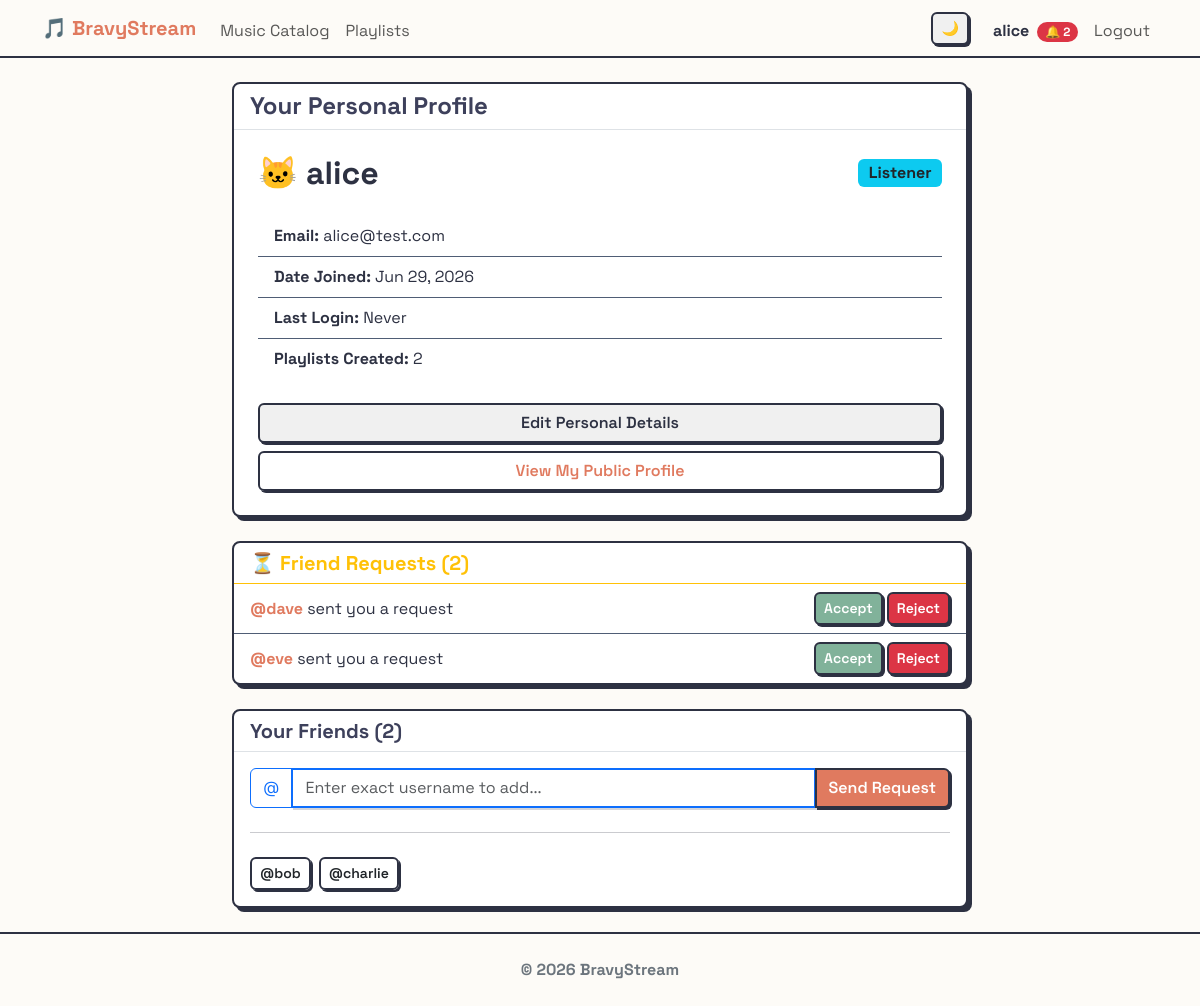
/users/profile/ (signed in), run on the app's committed database.
### users/models.py (models this page shows, shortened)
class CustomUser(AbstractUser):
    ROLE_CHOICES = (
        ('listener', 'Listener'),
        ('curator', 'Curator'),
        ('moderator', 'Moderator'),
    )
    role = models.CharField(max_length=20, choices=ROLE_CHOICES, default='listener')
    birth_date = models.DateField(null=True, blank=True)
    friends = models.ManyToManyField('self', blank=True)
    ICON_CHOICES = [
        ('👤', '👤'),
        ('🐶', '🐶'),
        ('🐱', '🐱'),
        ('🦊', '🦊'),
        ('🐯', '🐯'),
        ('🐼', '🐼'),
        ('🐰', '🐰'),
        ('👽', '👽'),
        ('🤖', '🤖'),
        ('👻', '👻'),
        ('🤠', '🤠'),
    ]
    profile_icon = models.CharField(max_length=10, choices=ICON_CHOICES, default='👤')
    @property
    def pending_friend_requests_count(self):
        return self.received_requests.filter(is_accepted=False).count()

class FriendRequest(models.Model):
    sender = models.ForeignKey(settings.AUTH_USER_MODEL, on_delete=models.CASCADE, related_name='sent_requests')
    receiver = models.ForeignKey(settings.AUTH_USER_MODEL, on_delete=models.CASCADE, related_name='received_requests')
    is_accepted = models.BooleanField(default=False)
    created_at = models.DateTimeField(auto_now_add=True)
    class Meta:
        unique_together = ('sender', 'receiver')

### users/views.py (the view)
# urls.py: path('profile/', UserProfileView.as_view(), name='profile'),
class UserProfileView(LoginRequiredMixin, TemplateView):
    template_name = 'users/profile.html'
    def get_context_data(self, **kwargs):
        context = super().get_context_data(**kwargs)
        user = self.request.user
        context['pending_requests'] = user.received_requests.filter(is_accepted=False)
        context['friends_list'] = user.friends.all()
        return context

### templates/users/profile.html (shortened to what this page needs)
{% extends 'base.html' %}
{% block content %}
<div class="row justify-content-center">
	<div class="col-md-8">
		<div class="card neo-card mb-4">
			<div class="card-header border-bottom bg-transparent d-flex justify-content-between align-items-center">
				<h4 class="mb-0" style="color: var(--accent-tertiary);">Your Personal Profile</h4>
			</div>
			<div class="card-body p-4">
				<div class="d-flex flex-wrap justify-content-between align-items-center gap-2 mb-4">
					<h2 class="mb-0 text-break">
						{{ user.profile_icon }} {{ user.username }}
					</h2>
					<div>
						{% if user.is_superuser %}
						<span class="badge bg-danger fs-6">Admin</span>
						{% elif user.role == 'moderator' %}
						<span class="badge bg-success fs-6">Moderator</span>
						{% elif user.role == 'curator' %}
						<span class="badge bg-warning text-dark fs-6">Curator</span>
						{% else %}
						<span class="badge bg-info text-dark fs-6">Listener</span>
						{% endif %}
					</div>
				</div>
				<ul class="list-group list-group-flush mb-4">
					{% if user.email %}
					<li class="list-group-item">
						<strong>Email:</strong> {{ user.email }}
					</li>
					{% endif %}
					<li class="list-group-item">
						<strong>Date Joined:</strong> {{ user.date_joined|date:"M d, Y" }}
					</li>
					<li class="list-group-item">
						<strong>Last Login:</strong> {{ user.last_login|date:"M d, Y, H:i"|default:"Never" }}
					</li>
					<li class="list-group-item">
						<strong>Playlists Created:</strong> {{ user.playlists.count }}
					</li>
				</ul>
				<div class="d-grid gap-2">
					<a href="{% url 'users:profile_edit' %}" class="btn btn-outline-secondary">
						Edit Personal Details
					</a>
					<a href="{% url 'users:public_profile' request.user.username %}" class="btn btn-outline-primary">
						View My Public Profile
					</a>
				</div>
			</div>
		</div>
		{% if pending_requests %}
		<div class="card neo-card mt-4 border-warning">
			<div class="card-header bg-transparent border-bottom border-warning">
				<h5 class="mb-0 text-warning">⏳ Friend Requests ({{ pending_requests.count }})</h5>
			</div>
			<ul class="list-group list-group-flush">
				{% for req in pending_requests %}
				<li class="list-group-item d-flex justify-content-between align-items-center">
					<span>
						<a href="{% url 'users:public_profile' req.sender.username %}"
							class="text-decoration-none fw-bold">@{{ req.sender.username }}</a> sent you a request
					</span>
					<div>
						<form action="{% url 'users:accept_request' req.id %}" method="post" class="d-inline">
							<button type="submit" class="btn btn-sm btn-success">Accept</button>
						</form>
						<form action="{% url 'users:reject_request' req.id %}" method="post" class="d-inline">
							<button type="submit" class="btn btn-sm btn-danger">Reject</button>
						</form>
					</div>
				</li>
				{% endfor %}
			</ul>
		</div>
		{% endif %}
		<div class="card neo-card mt-4">
			<div class="card-header bg-transparent border-bottom d-flex justify-content-between align-items-center">
				<h5 class="mb-0" style="color: var(--accent-tertiary);">Your Friends ({{ friends_list.count }})</h5>
			</div>
			<div class="card-body">
				<form action="{% url 'users:send_request_by_username' %}" method="post" class="mb-4">
					<div class="input-group">
						<span class="input-group-text bg-transparent text-primary border-primary">@</span>
						<input type="text" name="username" class="form-control border-primary"
							placeholder="Enter exact username to add..." required>
						<button type="submit" class="btn btn-primary">Send Request</button>
					</div>
				</form>
				<hr class="my-4">
				{% if friends_list %}
				<div class="d-flex flex-wrap gap-2">
					{% for friend in friends_list %}
					<a href="{% url 'users:public_profile' friend.username %}" class="btn btn-outline-dark btn-sm">
						@{{ friend.username }}
					</a>
					{% endfor %}
				</div>
				{% else %}
				<p class="text-muted mb-0">You don't have any friends yet</p>
				{% endif %}
			</div>
		</div>
	</div>
</div>
{% endblock %}

### templates/base.html (shortened to what this page needs)
<!DOCTYPE html>
<html lang="it">
<head>
	<link href="https://cdn.jsdelivr.net/npm/bootstrap@5.3.0/dist/css/bootstrap.min.css" rel="stylesheet">
	{% load static %}
	<link rel="stylesheet" href="{% static 'css/style.css' %}">
</head>
<body class="d-flex flex-column min-vh-100" hx-boost="true" hx-headers='{"X-CSRFToken": "{{ csrf_token }}"}'>
	<nav class="navbar navbar-expand-lg navbar-light sticky-top"
		style="background-color: var(--bg-color); border-bottom: 2px solid var(--text-primary);">
		<div class="container">
			<a class="navbar-brand fw-bold" href="{% url 'pages:home' %}" style="color: var(--accent-primary);">🎵
				BravyStream</a>
			<div class="collapse navbar-collapse order-lg-2" id="navbarNav">
				<ul class="navbar-nav me-auto">
					<li class="nav-item">
						<a class="nav-link" href="{% url 'music:song_list' %}">Music Catalog</a>
					</li>
					<li class="nav-item">
						<a class="nav-link" href="{% url 'music:playlist_list' %}">Playlists</a>
					</li>
				</ul>
				<ul class="navbar-nav ms-auto align-items-lg-center">
					<li class="nav-item me-3 d-none d-lg-block">
						<button id="themeToggleDesktop" class="btn btn-sm btn-outline-secondary theme-toggle"
							title="Toggle Theme">
						</button>
					</li>
					{% if user.is_authenticated %}
					<li class="nav-item">
						<a href="{% url 'users:profile' %}" class="nav-link fw-bold text-decoration-none"
							style="color: var(--text-primary);">
							{{ user.username }}
							{% if user.pending_friend_requests_count > 0 %}
							<span class="badge bg-danger rounded-pill ms-1">
								🔔 {{ user.pending_friend_requests_count }}
							</span>
							{% endif %}
						</a>
					</li>
					<li class="nav-item">
						<form method="post" action="{% url 'users:logout' %}" class="m-0 p-0"
							onsubmit="closeGlobalPlayer()">
							<button type="submit"
								class="nav-link border-0 bg-transparent w-100 text-start">Logout</button>
						</form>
					</li>
					{% endif %}
				</ul>
			</div>
		</div>
	</nav>
	<main class="container my-4 flex-grow-1">
		{% block content %}{% endblock %}
	</main>
	<footer class="text-secondary text-center py-4 mt-auto"
		style="border-top: 2px solid var(--text-primary); background-color: var(--bg-color);">
		<p class="mb-0 fw-bold">&copy; 2026 BravyStream</p>
	</footer>
</body>
</html>

### static/css/style.css (style rules this page uses)
:root { --bg-color: #FDFBF7; --text-primary: #2D3142; --text-secondary: #4F5D75; --accent-primary: #E07A5F; --accent-secondary: #81B29A; --accent-tertiary: #3D405B; --neo-border: 2px solid #2D3142; --neo-shadow: 4px 4px 0px #2D3142; --neo-shadow-hover: 2px 2px 0px #2D3142; --font-main: 'Space Grotesk', sans-serif; }
body { background-color: var(--bg-color); color: var(--text-primary); font-family: var(--font-main); min-height: 100vh; }
h1, h2, h3, h4, h5, h6 { font-weight: 700; color: var(--text-primary); }
.neo-card { background: #ffffff !important; border: var(--neo-border) !important; border-radius: 8px !important; box-shadow: var(--neo-shadow); color: var(--text-primary) !important; transition: transform 0.1s ease, box-shadow 0.1s ease; position: relative; z-index: 1; }
a { color: var(--accent-primary); transition: color 0.2s ease; }
.card { background-color: #ffffff; border: var(--neo-border); border-radius: 8px; color: var(--text-primary); }
.card-header { border-bottom: var(--neo-border); background-color: #ffffff; color: var(--text-primary); }
.form-control, .form-select { background-color: #ffffff; border: 2px solid var(--text-primary); color: var(--text-primary); border-radius: 6px; box-shadow: 2px 2px 0px rgba(45, 49, 66, 0.2); }
.list-group-item { background-color: transparent; color: var(--text-primary); border-color: var(--text-secondary); }
.btn { border-radius: 6px; font-weight: 600; border: 2px solid var(--text-primary); box-shadow: 2px 2px 0px var(--text-primary); transition: transform 0.1s ease, box-shadow 0.1s ease; }
.btn-primary { background-color: var(--accent-primary); color: #fff; border-color: var(--text-primary); }
.btn-success { background-color: var(--accent-secondary); color: #fff; border-color: var(--text-primary); }
.btn-outline-primary { color: var(--accent-primary); border-color: var(--text-primary); background-color: transparent; }
.btn-outline-secondary { border: 2px solid var(--text-primary); color: var(--text-primary); background-color: #f0f0f0; }
.navbar-nav .nav-link { position: relative; display: inline-block; padding-bottom: 2px; }
.navbar-nav .nav-link::after { content: ''; position: absolute; width: 0; height: 3px; bottom: 0; left: 50%; background-color: var(--accent-primary); transition: width 0.3s cubic-bezier(0.25, 0.8, 0.25, 1); transform: translateX(-50%); border-radius: 2px; }

### data on the page
CustomUser: username "alice", pending_friend_requests_count "2", profile_icon "🐱", email "alice@test.com", date_joined "Jun 29, 2026", last_login "Never", playlists.count "2"
FriendRequest: sender.username "dave"
FriendRequest: sender.username "eve"
CustomUser: username "bob"
CustomUser: username "charlie"

### other printed values
{{ pending_requests.count }} "2"
{{ friends_list.count }} "2"
